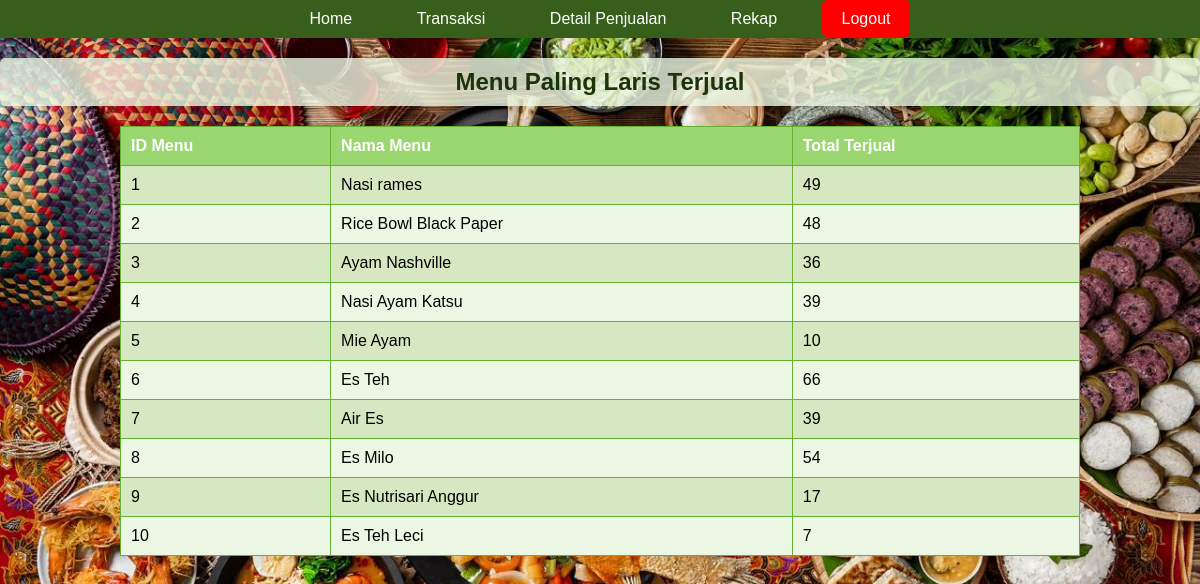
/detiltransaksi.php (signed in), run on the app's committed database.
### tables this page shows
CREATE TABLE `menu` (
  `id` int(11) NOT NULL,
  `nama` varchar(100) NOT NULL,
  `kategori` enum('makanan','minuman') NOT NULL,
  `harga` decimal(10,2) NOT NULL,
  `stok` int(10) NOT NULL,
  `gambar` varchar(255) NOT NULL
);

### detiltransaksi.php (the view, shortened to what this page needs)
<?php
require 'db.php';
?>
<!DOCTYPE html>
<html>
<head>
</head>
<body>
<nav>
        <a href="index.php">Home</a>
        <a href="transaksi.php">Transaksi</a>
        <a href="detiltransaksi.php">Detail Penjualan</a>
        <a href="rekap.php">Rekap</a>
        <a href="logout.php" class="logout">Logout</a>
    </nav>
    <h2>Menu Paling Laris Terjual</h2>
    <table>
        <tr>
            <th>ID Menu</th>
            <th>Nama Menu</th>
            <th>Total Terjual</th>
        </tr>
        <?php
        $result = $conn->query("SELECT menu.id, menu.nama, SUM(detiltransaksi.jumlah) AS total_terjual
                                FROM detiltransaksi
                                JOIN menu ON detiltransaksi.idmenu = menu.id
                                JOIN transaksi ON detiltransaksi.idtransaksi = transaksi.id
                                GROUP BY menu.id, menu.nama
                                ORDER BY menu.id ASC");
        if ($result->num_rows > 0) {
            while ($row = $result->fetch_assoc()) {
                echo '<tr>
                        <td>' . $row['id'] . '</td>
                        <td>' . $row['nama'] . '</td>
                        <td>' . $row['total_terjual'] . '</td>
                    </tr>';
            }
        } else {
            echo '<tr><td colspan="3">Tidak ada transaksi yang ditemukan</td></tr>';
        }
        ?>
    </table>
</body>
</html>

### detiltransaksi.php (style rules this page uses)
body { font-family: Arial, sans-serif; background-image: url('background.jpeg'); background-size: cover; background-repeat: no-repeat; margin: 0; padding: 0; }
nav { background-color: #375F1B; padding: 10px 0; text-align: center; }
nav a { margin: 10px; text-decoration: none; color: white; padding: 10px 20px; border-radius: 5px; }
h2 { text-align: center; margin-top: 20px; color: #1B3409; padding: 10px; border-radius: 5px; background-color: rgba(235, 247, 227, 0.8); box-shadow: 0px 0px 10px rgba(0, 0, 0, 0.1); }
table { width: 80%; margin: 20px auto; border-collapse: collapse; background-color: #EBF7E3; box-shadow: 0px 0px 10px rgba(0, 0, 0, 0.1); }
th, td { border: 1px solid #66B032; padding: 10px; text-align: left; }
th { background-color: #9BD770; color: white; }
tr:nth-child(even) { background-color: #D5E8C2; }
nav .logout { background-color: red; }

### data on the page
menu: id "1", nama "Nasi rames", total_terjual "49"
menu: id "2", nama "Rice Bowl Black Paper", total_terjual "48"
menu: id "3", nama "Ayam Nashville", total_terjual "36"
menu: id "4", nama "Nasi Ayam Katsu", total_terjual "39"
menu: id "5", nama "Mie Ayam", total_terjual "10"
menu: id "6", nama "Es Teh", total_terjual "66"
menu: id "7", nama "Air Es", total_terjual "39"
menu: id "8", nama "Es Milo", total_terjual "54"
menu: id "9", nama "Es Nutrisari Anggur", total_terjual "17"
menu: id "10", nama "Es Teh Leci", total_terjual "7"
